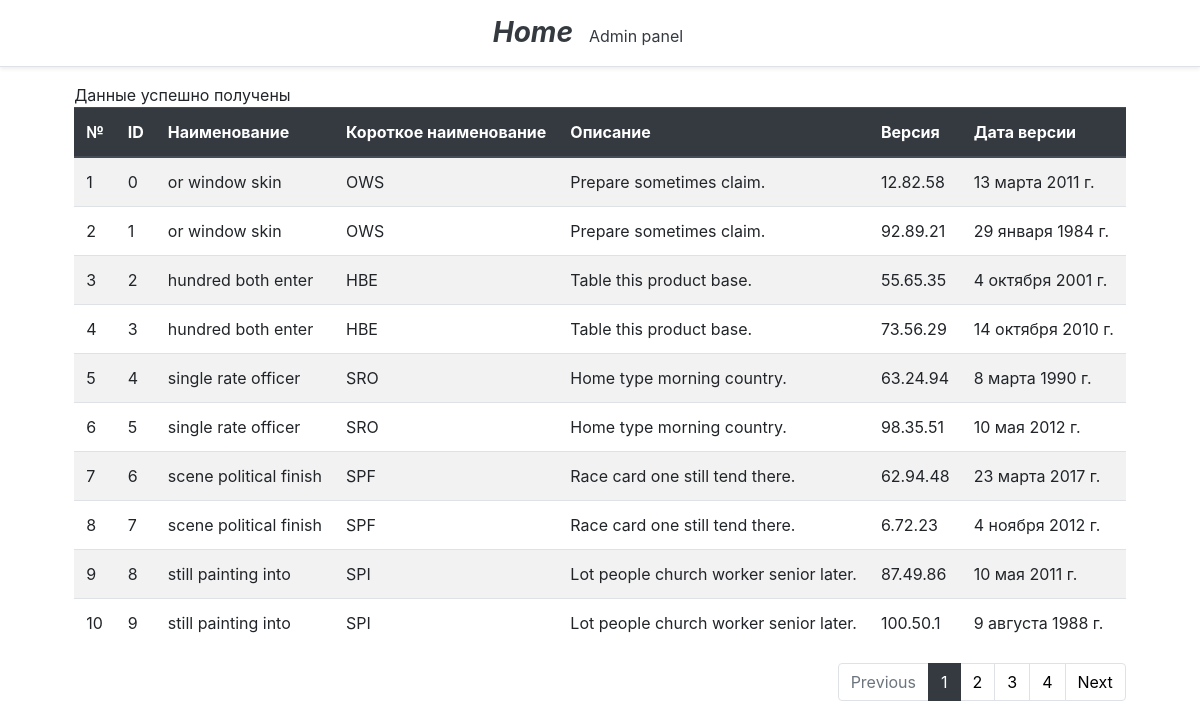
The app's page /get-catalog-list with its own data.
### main/tables/models.py (models this page shows, shortened)
class Catalog(models.Model):
    name = models.CharField("Наименование", max_length=100)
    short_name = models.CharField("Короткое наименование", max_length=20)
    description = models.CharField("Описание", max_length=250)
    version = models.CharField("Версия", null=False, max_length=20)
    version_start_date = models.DateField("Дата версии")
    class Meta:
        verbose_name = "Справочник"
        verbose_name_plural = "Справочники"

### main/views.py (the view)
# urls.py: path('get-catalog-list', view=views.get_catalog_list, name='get-catalog-list'),
def get_catalog_list(request):
    if request.method == "GET":
        try:
            table_data = tables.Catalog.objects.values_list(*CATALOG_FIELDS)
            table_headers = get_table_headers(tables.Catalog)
        except Exception as e:
            return render(
                request,
                'main/main_response_page.html',
                {"error": e, "message": "Данные не получены"}
            )
        p = Paginator(table_data, 10)
        page = request.GET.get('page')
        elements = p.get_page(page)
        response_data = {
            "message": "Данные успешно получены",
            "table_data": elements,
            "table_headers": table_headers,
        }
        return render(request, 'main/main_response_page.html', response_data)

### main/utils.py (called while the page is built)
def get_table_headers(model: Model, exclude_id=False) -> list:
    i = 0
    if exclude_id:
        i = 1
    fields = model._meta.fields[i:]
    table_columns = [model._meta.get_field(f.attname).verbose_name for f in fields]
    return table_columns

### main/templates/main/main_response_page.html (shortened to what this page needs)
{% extends 'main/base.html' %}
{% block content %}
<div class="url-field">
    {{ message }}
    {% if table_data and table_headers %}
        <table class="table table-striped">
            <thead class="thead-dark">
                <tr>
                    <th scope="col">№</th>
                    {% for header in table_headers %}
                        <th scope="col">{{ header }}</th>
                    {% endfor %}
                </tr>
            </thead>
            {% for row in table_data %}
            <tr>
                <td scope="row">{{ forloop.counter }}</td>
                {% for col in row %}
                    <td scope="row">{{ col }}</td>
                {% endfor %}
            </tr>
            {% endfor %}
        </table>
        <nav aria-label="Page navigation example">
            <ul class="pagination justify-content-end">
                {% if table_data.has_previous %}
                    <li class="page-item">
                        <a class="page-link"
                            href="?page={{ table_data.previous_page_number }}&selected-catalog={{ catalog_id }}
                            &selected-version={{ catalog_version }}&selected-date={{ selected_date }}"
                            style="color:black">
                            Previous
                        </a>
                    </li>
                {% else %}
                    <li class="page-item disabled">
                        <a class="page-link"
                            tabindex="-1">
                            Previous
                        </a>
                    </li>
                {% endif %}
                {% for p in table_data.paginator.page_range %}
                    {% if table_data.number == p %}
                        <li class="page-item active">
                            <span class="page-link" style="background-color:#343a40; border-color: #343a40;" >
                                {{ p }}
                            </span>
                        </li>
                    {% else %}
                        <li class="page-item">
                            <a class="page-link"
                                href="?page={{ p }}&selected-catalog={{ catalog_id }}
                                &selected-version={{ catalog_version }}&selected-date={{ selected_date }}"
                                style="color:black">{{ p }}
                            </a>
                        </li>
                    {% endif %}
                {% endfor %}
                {% if table_data.has_next %}
                    <li class="page-item">
                        <a class="page-link"
                            href="?page={{ table_data.next_page_number }}&selected-catalog={{ catalog_id }}
                            &selected-version={{ catalog_version }}&selected-date={{ selected_date }}
                            "
                            style="color:black">
                            Next
                        </a>
                    </li>
                {% endif %}
            </ul>
          </nav>
    {% endif %}
</div>
{% endblock content %}

### main/templates/main/base.html (shortened to what this page needs)
<!DOCTYPE html>
<html lang="en">
<head>
    {% load static %}
    <link rel="stylesheet" href="https://stackpath.bootstrapcdn.com/bootstrap/4.5.0/css/bootstrap.min.css">
    <link rel="stylesheet" href="{% static 'css/main.css' %}">
</head>
<body>
    <body>
        <div
            class="d-flex flex-column flex-md-row justify-content-center p-3 px-md-4 mb-3 bg-white border-bottom shadow-sm">
            <a href="/" class="text-decoration-none my-0 mr-md-2 font-italic font-weight-bold h3 text-dark">Home</a>
            <nav class="my-0 pt-2 my-md-0 mr-md-3">
                <a class="p-2 text-dark" href="/admin">Admin panel</a>
            </nav>
        </div>
        <div class="main-div" style="display: flex; justify-content: center; width:100%;">
            {% block content %}
            {% endblock content %}
        </div>
    </body>
</html>

### records on screen
Catalog: row "0" "or window skin" "OWS" "Prepare sometimes claim." "12.82.58" "13 марта 2011 г."
Catalog: row "1" "or window skin" "OWS" "Prepare sometimes claim." "92.89.21" "29 января 1984 г."
Catalog: row "2" "hundred both enter" "HBE" "Table this product base." "55.65.35" "4 октября 2001 г."
Catalog: row "3" "hundred both enter" "HBE" "Table this product base." "73.56.29" "14 октября 2010 г."
Catalog: row "4" "single rate officer" "SRO" "Home type morning country." "63.24.94" "8 марта 1990 г."
Catalog: row "5" "single rate officer" "SRO" "Home type morning country." "98.35.51" "10 мая 2012 г."
Catalog: row "6" "scene political finish" "SPF" "Race card one still tend there." "62.94.48" "23 марта 2017 г."
Catalog: row "7" "scene political finish" "SPF" "Race card one still tend there." "6.72.23" "4 ноября 2012 г."
Catalog: row "8" "still painting into" "SPI" "Lot people church worker senior later." "87.49.86" "10 мая 2011 г."
Catalog: row "9" "still painting into" "SPI" "Lot people church worker senior later." "100.50.1" "9 августа 1988 г."

### other values on screen
{{ message }} "Данные успешно получены"
{{ header }} "ID" "Наименование" "Короткое наименование" "Описание" "Версия" "Дата версии"
{{ p }} "1"
{{ p }} "2" "3" "4"
